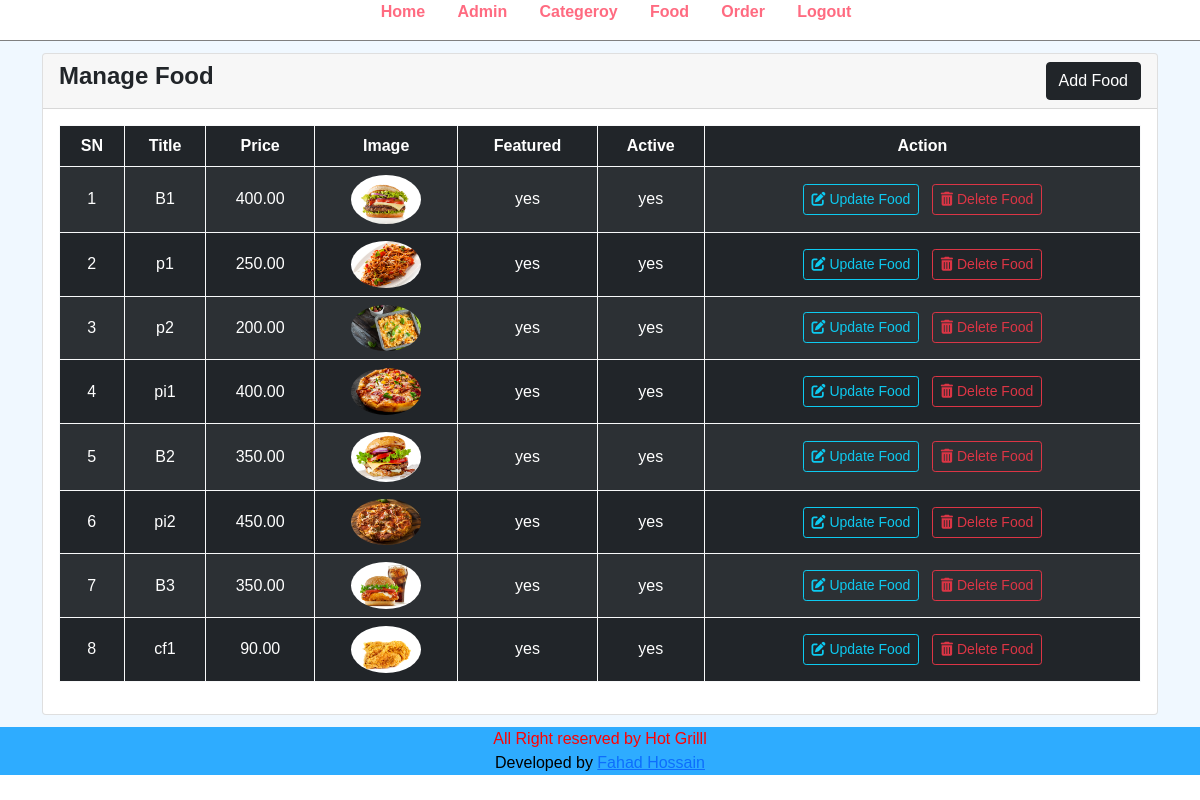
/admin/manage-food.php (signed in), run on the app's committed database.
### tables this page shows
CREATE TABLE `tbl_food` (
  `Id` int(11) UNSIGNED NOT NULL,
  `title` varchar(150) NOT NULL,
  `description` varchar(255) NOT NULL,
  `price` decimal(10,2) NOT NULL,
  `image_name` varchar(155) NOT NULL,
  `category_id` int(11) UNSIGNED NOT NULL,
  `featured` varchar(10) NOT NULL,
  `active` varchar(10) NOT NULL
);

### admin/manage-food.php (the view, shortened to what this page needs)
<!DOCTYPE html>
<html lang="en">
<head>
</head>
 <?php include ('./partials/menu.php');?>
<div class="main-content md-8">
    <div class="container">
      <div class="row">
        <div class="col-md-12">
          <div class="card">
          <div class="card-header">
        <h4 class="fw-bold">Manage Food
        <a href="add_food.php" class="btn btn-dark float-end">Add Food</a>
        </h4>
        </div>
        <div class="card-body">
        <table class="table table-dark table-striped text-center align-middle table-hover table-bordered border-light">
      <thead>
        <tr class="fw-bold">
            <td>SN</td>
            <td>Title</td>
            <td>Price</td>
            <td>Image</td>
            <td>Featured</td>
            <td>Active</td>
            <td>Action</td>
        </tr>
    </thead>
    <tbody>
    <?php
      $sql="SELECT * FROM tbl_food";
      $result=mysqli_query($conn,$sql);
      if($result==TRUE){
          $count=mysqli_num_rows($result);
          $serial_number=1;
          if($count>0){
            while($rows=mysqli_fetch_assoc($result)){
              $Id=$rows['Id'];
              $title=$rows['title'];
              $price=$rows['price'];
              $image_name=$rows['image_name'];
              $featured=$rows['featured'];
              $active=$rows['active'];
        ?>
      <tr>
        <td><?php echo $serial_number++ ?></td>
        <td><?php echo $title;?></td>
        <td><?php echo $price;?></td>
        <td>
          <?php
              if($image_name!=''){
                  ?>
                  <img src="../images/Food/<?php echo $image_name;?>" width="70px" class="food-img" alt="Food img">
                  <?php
              }else{
                  echo "<div class=error>Image Not Added</div>";
              }
          ?>
        </td>
        <td><?php echo $featured?></td>
        <td><?php echo $active?></td>
        <td>
          <a href="edit_food.php?Id=<?php echo $Id;?>" class="btn btn-outline-info btn-sm mx-1"><i class="fa-solid fa-pen-to-square"></i> Update Food</a>
          <a href="delete_food.php?Id=<?php echo $Id;?>&image_name=<?php echo $image_name;?>" class="btn btn-outline-danger btn-sm mx-1"><i class="fa-solid fa-trash-can"></i> Delete Food</a>
        </td>
      </tr>
      <?Php
            }
          }
          else{
          }
      }
      ?>
    </tbody>
      </table>
        </div>
          </div>
        </div>
      </div>
    </div>
</div>
<?php include('./partials/footer.php');?>

### css/admin.css (style rules this page uses)
* { margin: 0; padding: 0; font-family: Arial, Helvetica, sans-serif; }
.text-center { text-align: center; }
.main-content { background-color: aliceblue; }
.food-img { border-radius: 60%; }
.container { width: auto; margin: 0 auto; padding: 1%; }

### admin/manage-food.php (style rules this page uses)
.food-img { border-radius:50%; }

### data on the page
tbl_food: title "B1", price "400.00", image_name (picture), featured "yes", active "yes"
tbl_food: title "p1", price "250.00", image_name (picture), featured "yes", active "yes"
tbl_food: title "p2", price "200.00", image_name (picture), featured "yes", active "yes"
tbl_food: title "pi1", price "400.00", image_name (picture), featured "yes", active "yes"
tbl_food: title "B2", price "350.00", image_name (picture), featured "yes", active "yes"
tbl_food: title "pi2", price "450.00", image_name (picture), featured "yes", active "yes"
tbl_food: title "B3", price "350.00", image_name (picture), featured "yes", active "yes"
tbl_food: title "cf1", price "90.00", image_name (picture), featured "yes", active "yes"
